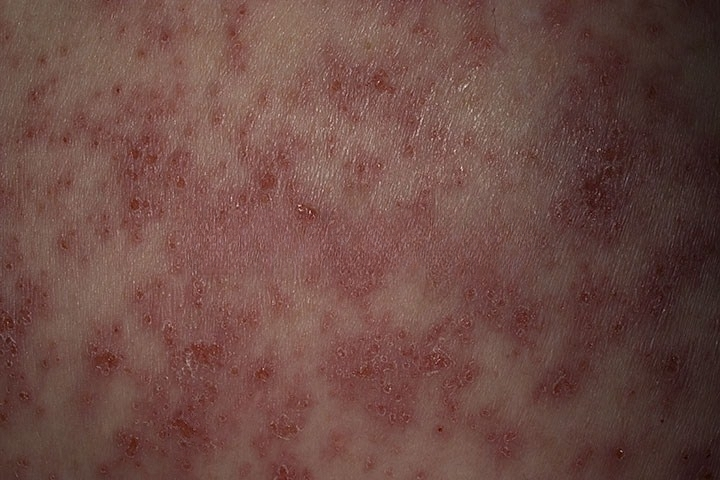
#> input picture eczema-subacute-35-NoWM.jpeg, 720 x 480 px, found by its file name
$ jupyter execute 'PCM-FP - Logic Code.ipynb'
#> lines starting #> are read from the running program, lines starting #| are printed output that depends on the picture; after the words box and inside, x2 and y2 are one past the last pixel; in counts of white or black regions, pixels touching at a corner belong together
[cell 1]
# Deklarasi Library

import matplotlib.pyplot as plt
from matplotlib.gridspec import GridSpec
import numpy as np
import scipy.ndimage as ndi
from skimage import io, color, img_as_ubyte
from skimage import exposure
from skimage import io, img_as_float
from skimage import morphology
from pandas import DataFrame
from math import log10
import plotly.express as px
from skimage import filters, measure
from skimage.measure import label, regionprops, regionprops_table
from skimage.transform import rotate
from skimage.draw import ellipse
import math
import pandas as pd

im = io.imread('D:\PCM\ETS\DATASET\eczema-subacute-35-NoWM.jpeg')
#> im is the input picture: shape (480, 720, 3); mean R, G, B 109.5, 75.2, 68.7
print('Data type:', im.dtype)
#| Data type: uint8
print('Min. value:', im.min())
#| Min. value: 0
print('Max. value:', im.max())
#| Max. value: 255
print('shape:', im.shape)
#| shape: (480, 720, 3)


plt.imshow(im)
plt.axis('off')
plt.show()

[cell 2]
# cara singkat state kernel atau weight

weights = np.full((3,3), 1/9)
weights

# Transformasi dari RGB ke Gray
img = color.rgb2gray(im)
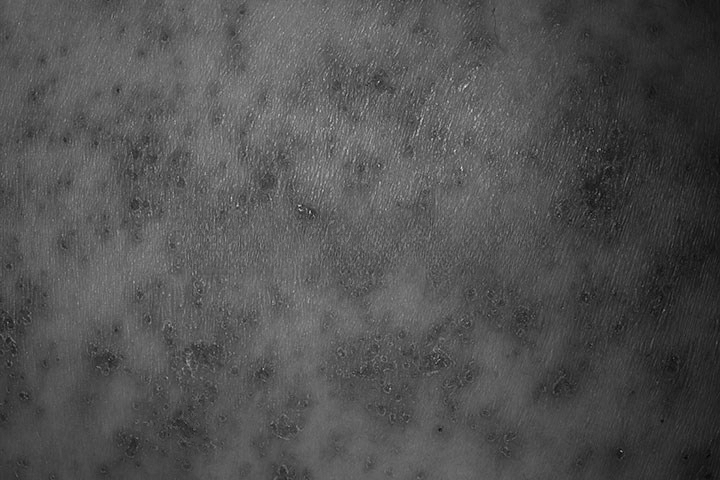
#> img: shape (480, 720) float64; min 0.0175, max 0.929, mean 0.322
img = img_as_ubyte(img)  #convert tipe data to uint8

# Untuk cek tipe data image
print(type(img))
#| <class 'numpy.ndarray'>
print(img.dtype)
#| uint8
print(img.shape)
#| (480, 720)
print(img.min(), img.max()) # Rentang image
#| 4 237

plt.imshow(img, cmap='gray')

[cell 3]
histogram = ndi.histogram(img, min=0, max=255, bins=256)
#> histogram = 256 values, max 6876 at index 93, min 0 at index 0, mean 1350

#histogram = exposure.histogram(phase_separation)
plt.plot(histogram)
plt.xlabel('gray value')
plt.ylabel('number of pixels')
plt.title('Histogram of gray values')
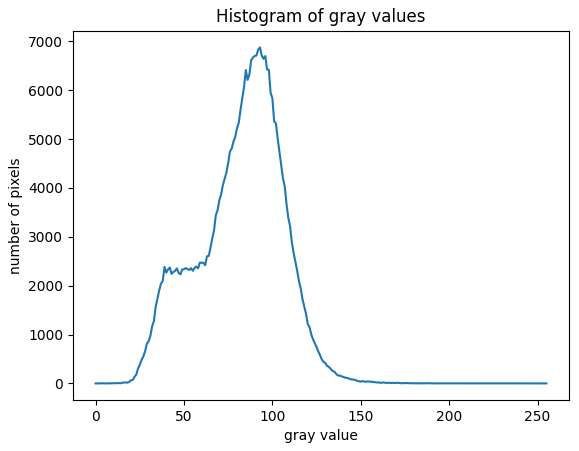
#> figure drawn by matplotlib, 1 panel; curve peaks at x = 93, y = 6876

[cell 4]
# Otsu

threshold = filters.threshold_otsu(im) #deteksi otomatis nilai threshold yg pas
#> threshold = 89
threshold

fig, ax = plt.subplots(ncols=2, figsize=(12, 8))
ax[0].imshow(img, cmap='gray')
ax[0].contour(img, [threshold]) #contour pada daerah threshold
ax[1].imshow(img < threshold, cmap='gray')

[cell 5]
# Adaptive Histogram Equalization

img_hieq = exposure.equalize_adapthist(img, clip_limit=0.9)*255 # Biasanya 0.01
img_hieq = img_hieq.astype('uint8')

plt.imshow(img_hieq, cmap='gray')

[cell 6]
# Otsu thresholding

binary_image = img_hieq < filters.threshold_otsu(img_hieq)
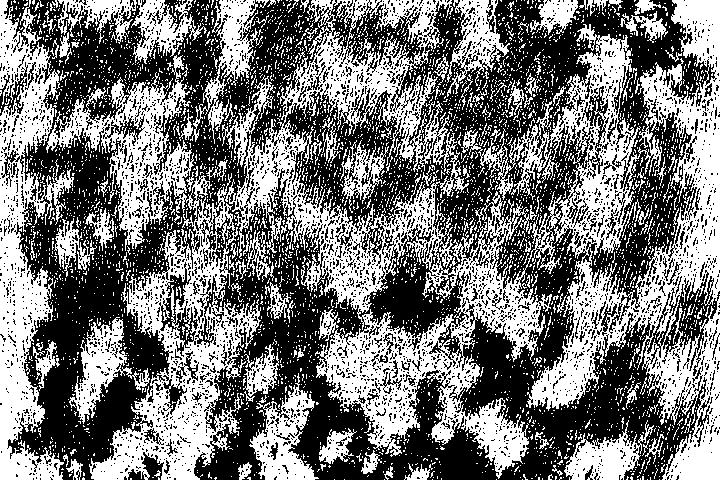
#> binary_image: shape (480, 720) bool; 46.8% white; 4304 white regions (4152 under 20 px), largest, box (x1, y1, x2, y2) and area: (225, 0, 720, 480) 76755, (46, 55, 261, 480) 24673, (0, 0, 74, 480) 15551
plt.imshow(binary_image, cmap='gray')

[cell 7]
#Remove small objects
only_large_blobs = morphology.remove_small_objects(binary_image, min_size=100)
#> only_large_blobs: shape (480, 720) bool; 38.5% white; 48 white regions, largest, box (x1, y1, x2, y2) and area: (229, 0, 545, 479) 35050, (527, 0, 720, 480) 24373, (0, 0, 74, 480) 15161
plt.imshow(only_large_blobs, cmap='gray')

[cell 8]
#Fill small holes
only_large = np.logical_not(morphology.remove_small_objects(
                                    np.logical_not(only_large_blobs),
                                                   min_size=100))
#> only_large: shape (480, 720) bool; 46.3% white; 48 white regions, largest, box (x1, y1, x2, y2) and area: (229, 0, 545, 479) 43974, (527, 0, 720, 480) 28712, (89, 186, 261, 480) 18200
image_segmented = only_large
plt.imshow(image_segmented, cmap='gray')

[cell 9]
from skimage import feature, filters

# im = med

roberts = filters.roberts(image_segmented)
sobel = filters.sobel(image_segmented)
prewitt = filters.prewitt(image_segmented)
canny = feature.canny(image_segmented, sigma=3)
#> canny: shape (480, 720) bool; 5.7% white in thin lines or dots
canny_image = canny

# [7 lines of commented-out code are left out]

fig, ax = plt.subplots(2,2,figsize=(8, 8))
ax[0,0].imshow(roberts, cmap='gray')
ax[0,0].set_title('Roberts', size=15)

ax[0,1].imshow(sobel, cmap='gray')
ax[0,1].set_title('Sobel', size=15)

ax[1,0].imshow(prewitt, cmap='gray')
ax[1,0].set_title('Prewitt', size=15)

ax[1,1].imshow(canny, cmap='gray')
ax[1,1].set_title('Canny $\sigma=1$', size=15)


for a in ax.flat:
    a.axis('off')

plt.tight_layout()
plt.show()

[cell 10]
# imots = img_as_ubyte(imots)  #convert tipe data to uint8
image_segmented = img_as_ubyte(image_segmented)  #convert tipe data to uint8

# Untuk cek tipe data image
print(type(image_segmented))
#| <class 'numpy.ndarray'>
print(image_segmented.dtype)
#| uint8
print(image_segmented.shape)
#| (480, 720)
print(image_segmented.min(), image_segmented.max()) # Rentang image
#| 0 255

[cell 11]
plt.imshow(image_segmented, cmap='gray')
plt.contour(image_segmented, [threshold])

[cell 12]
lab_image = image_segmented

# Create a random colormap
from matplotlib.colors import ListedColormap
rand_cmap = ListedColormap(np.random.rand(256,3))
labels, nlabels = ndi.label(lab_image)
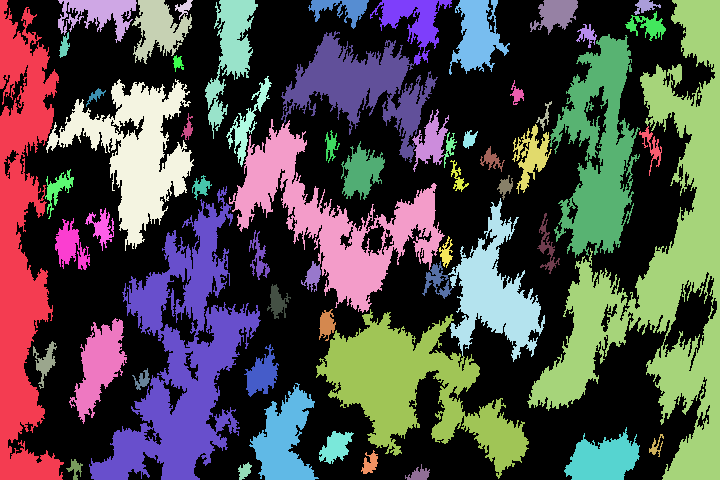
#> labels: shape (480, 720) int32; 61 distinct labels, from 0 to 60; one colour per label, 0 black
#> nlabels = 60

labels_for_display = np.where(labels > 0, labels, np.nan)
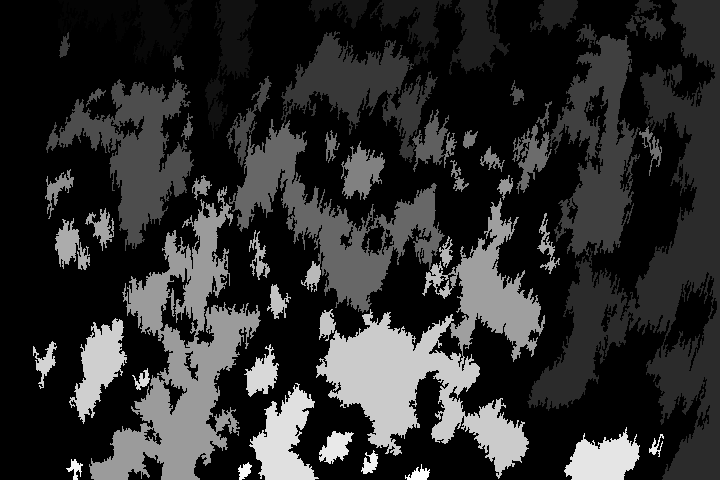
#> labels_for_display: shape (480, 720) float64; 53.74% of the values are NaN or infinite; the others: min 1, max 60, mean 23.36; drawn with min black, max white, NaN and infinite black
plt.imshow(lab_image, cmap='gray')
plt.imshow(labels_for_display, cmap=rand_cmap)
plt.axis('off')
plt.title('Ezcema Subacute Labeled'.format(nlabels))
plt.show()

[cell 13]
import numpy as np
import scipy.ndimage as ndi

# Melakukan labeling pada gambar
boxes = ndi.find_objects(labels)
#> boxes = 60 items
for label_ind, label_coords in enumerate(boxes):
    if label_coords is None:
        continue  # Jika label tidak valid, lewati

    cell = lab_image[label_coords]

    # Filter objek berdasarkan ukuran
    cell_size = np.prod(cell.shape)

    if cell_size < 5000:
        print(f'Label {label_ind} is too small! Setting to 0.')
        lab_image = np.where(labels == label_ind + 1, 0, lab_image)
#> this loop made 60 passes
#> cell_size on passes 1 to 12: 30720, 3397, 3840, 360, 7367, 1769, 5330, 4575, 1680, 405, 92640, 1230
#| Label 1 is too small! Setting to 0.
#| Label 2 is too small! Setting to 0.
#| Label 3 is too small! Setting to 0.
#| Label 5 is too small! Setting to 0.
#| Label 7 is too small! Setting to 0.
#| Label 8 is too small! Setting to 0.
#| Label 9 is too small! Setting to 0.
#| Label 11 is too small! Setting to 0.
#> (further printed lines are left out)
#> pass 1, `cell = lab_image[label_coords]`:
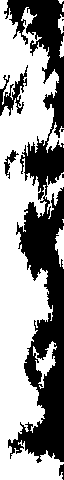
#> cell: shape (480, 64); 58.7% white; 8 black regions (4 under 20 px), largest, box (x1, y1, x2, y2) and area: (4, 0, 64, 463) 11954, (0, 65, 28, 116) 523, (4, 150, 19, 179) 133, (59, 464, 64, 480) 52
#> after the loop: lab_image: shape (480, 720); 38.9% white; 10 white regions, largest, box (x1, y1, x2, y2) and area: (527, 0, 720, 480) 28403, (229, 0, 452, 313) 21697, (316, 198, 545, 479) 20418
    # Uncomment jika ingin memfilter objek yang terlalu besar
    # elif cell_size > 75000:
    #     print(f'Label {label_ind} is too big! Setting to 0.')
    #     lab_image = np.where(labels == label_ind + 1, 0, lab_image)

# Regenerate the labels
labels, nlabels = ndi.label(lab_image)
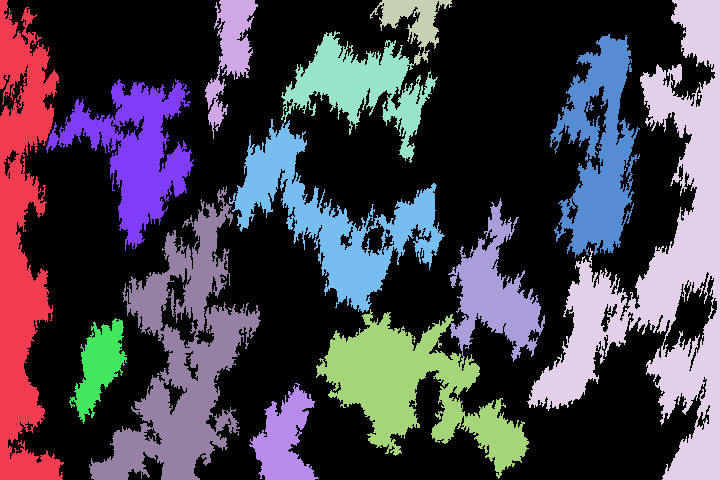
#> labels: shape (480, 720) int32; 14 distinct labels, from 0 to 13; one colour per label, 0 black
#> nlabels = 13
print(f'There are now {nlabels} separate components / objects detected.')
#| There are now 13 separate components / objects detected.

[cell 14]
fig, axes = plt.subplots(nrows=1, ncols=6, figsize=(10,6))

for ii, obj_indices in enumerate(ndi.find_objects(labels)[5:11]):
    cell = image_segmented[obj_indices]
    axes[ii].imshow(cell, cmap='gray')
    axes[ii].axis('off')
    axes[ii].set_title('Label #{}\nSize: {}'.format(ii+1, cell.shape))
#> this loop made 6 passes
#> pass 1, `cell = image_segmented[obj_indices]`:
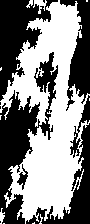
#> cell: shape (224, 90); 51.1% white; 10 black regions (4 under 20 px), largest, box (x1, y1, x2, y2) and area: (0, 52, 58, 224) 3582, (0, 0, 58, 101) 2563, (26, 123, 90, 224) 1689, (60, 0, 90, 111) 1580, (70, 95, 90, 158) 314, (17, 164, 28, 190) 109

plt.tight_layout()
plt.show()

[cell 15]
image = lab_image

label_img = label(image)
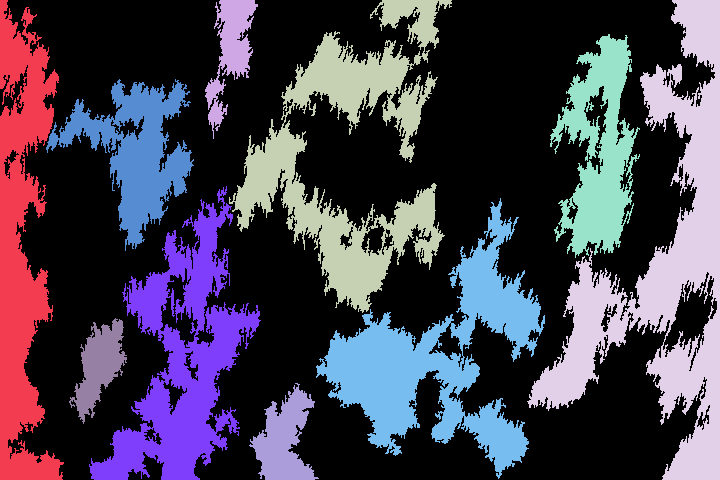
#> label_img: shape (480, 720) int64; 11 distinct labels, from 0 to 10; one colour per label, 0 black
regions = regionprops(label_img)
#> regions = 10 regions; largest, box (x1, y1, x2, y2) and area: (527, 0, 720, 480) 28403, (229, 0, 452, 313) 21697, (316, 198, 545, 479) 20418, (89, 186, 261, 480) 18200, (0, 0, 64, 480) 16639
label_img

fig, ax = plt.subplots()
ax.imshow(image, cmap=plt.cm.gray)

for props in regions:
    y0, x0 = props.centroid
    orientation = props.orientation
    x1 = x0 + math.cos(orientation) * 0.5 * props.minor_axis_length
    y1 = y0 - math.sin(orientation) * 0.5 * props.minor_axis_length
    x2 = x0 - math.sin(orientation) * 0.5 * props.major_axis_length
    y2 = y0 - math.cos(orientation) * 0.5 * props.major_axis_length

    ax.plot((x0, x1), (y0, y1), '-r', linewidth=2.5)
    ax.plot((x0, x2), (y0, y2), '-r', linewidth=2.5)
    ax.plot(x0, y0, '.g', markersize=15)

    minr, minc, maxr, maxc = props.bbox
    bx = (minc, maxc, maxc, minc, minc)
    by = (minr, minr, maxr, maxr, minr)
    ax.plot(bx, by, '-b', linewidth=2.5)
#> this loop made 10 passes
#> (y0, x0, orientation, x1, y1, x2, y2, minr) on passes 1 to 10: (247, 20.67, -0.00291, 48.97, 247, 21.48, -30.04, 0), (50.09, 230.2, -0.209, 248.9, 54.05, 245, -19.91, 0), (155.8, 349.4, -0.193, 451.6, 175.8, 381.7, -9.17, 0), (266, 665, -0.144, 756.9, 279.4, 701.6, 14.29, 0), (150.6, 598.8, -0.0494, 635.6, 152.4, 604.7, 30.04, 34), (151.5, 135.8, 0.237, 193.1, 137.7, 117, 73.81, 79), (360.9, 182.3, -0.2, 241.7, 372.9, 212.7, 211.2, 186), (358.5, 438.6, -0.848, 503.9, 432.5, 536.1, 272.6, 198), (365.2, 98.7, -0.349, 117.1, 371.9, 116.3, 316.8, 318), (439.4, 283.6, -0.166, 311.2, 444, 292.1, 389, 383)

# ax.axis((0, 600, 600, 0))
plt.show()
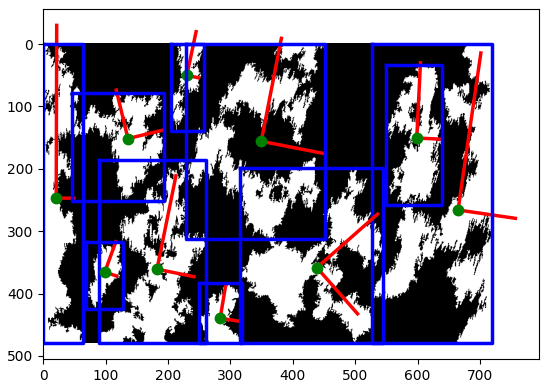
#> figure drawn by matplotlib, 1 panel

[cell 16]
from skimage.measure import regionprops_table
from datetime import datetime

props = regionprops_table(label_img, properties=('centroid',
                                                 'orientation',
                                                 'major_axis_length',
                                                 'minor_axis_length'))
#> props = 5 items

# Convert the properties to a DataFrame
df1 = pd.DataFrame(props)
#> df1 = table of 10 rows and 5 columns

# Generate a unique filename with timestamp in the Downloads folder
#timestamp = datetime.now().strftime("%Y%m%d_%H%M%S")
file_path = rf"D:\PCM\ETS\extract features.xlsx"  # 'r' makes it a raw string

# Save to Excel with a new filename each time
df1.to_excel(file_path, sheet_name='Ektraksi_fitur_ezcema_1')

print(f"Features extracted and saved to: {file_path}")
